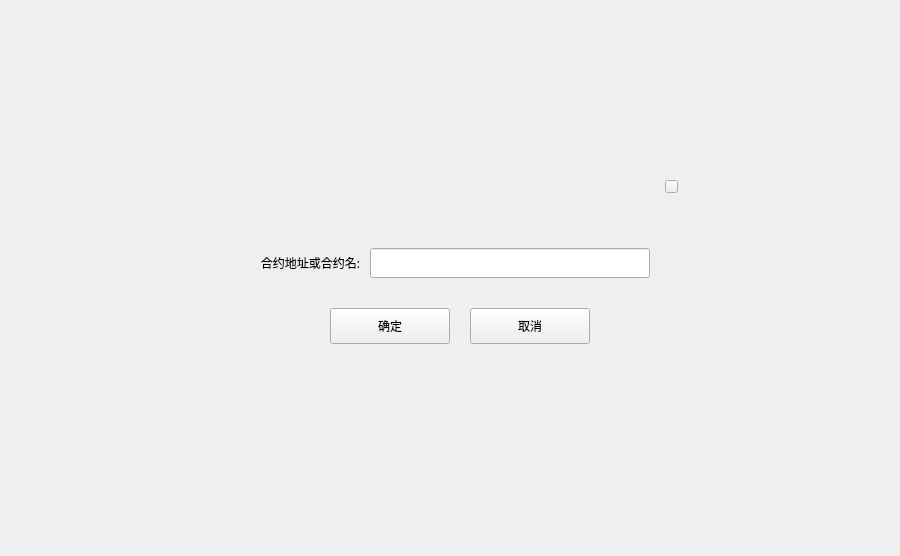
<?xml version="1.0" encoding="UTF-8"?>
<ui version="4.0">
 <class>AddTokenDialog</class>
 <widget class="QDialog" name="AddTokenDialog">
  <property name="geometry">
   <rect>
    <x>0</x>
    <y>0</y>
    <width>900</width>
    <height>556</height>
   </rect>
  </property>
  <property name="windowTitle">
   <string>Dialog</string>
  </property>
  <widget class="QWidget" name="widget" native="true">
   <property name="geometry">
    <rect>
     <x>0</x>
     <y>0</y>
     <width>900</width>
     <height>556</height>
    </rect>
   </property>
   <widget class="QWidget" name="containerWidget" native="true">
    <property name="geometry">
     <rect>
      <x>210</x>
      <y>168</y>
      <width>480</width>
      <height>220</height>
     </rect>
    </property>
    <property name="font">
     <font>
      <family>微软雅黑</family>
     </font>
    </property>
    <widget class="QLabel" name="label">
     <property name="geometry">
      <rect>
       <x>30</x>
       <y>80</y>
       <width>120</width>
       <height>30</height>
      </rect>
     </property>
     <property name="text">
      <string>合约地址或合约名:</string>
     </property>
     <property name="alignment">
      <set>Qt::AlignRight|Qt::AlignTrailing|Qt::AlignVCenter</set>
     </property>
     <property name="wordWrap">
      <bool>true</bool>
     </property>
    </widget>
    <widget class="QLineEdit" name="contractAddressLineEdit">
     <property name="geometry">
      <rect>
       <x>160</x>
       <y>80</y>
       <width>280</width>
       <height>30</height>
      </rect>
     </property>
    </widget>
    <widget class="QToolButton" name="cancelBtn">
     <property name="geometry">
      <rect>
       <x>260</x>
       <y>140</y>
       <width>120</width>
       <height>36</height>
      </rect>
     </property>
     <property name="font">
      <font>
       <family>微软雅黑</family>
      </font>
     </property>
     <property name="cursor">
      <cursorShape>PointingHandCursor</cursorShape>
     </property>
     <property name="focusPolicy">
      <enum>Qt::NoFocus</enum>
     </property>
     <property name="styleSheet">
      <string notr="true"/>
     </property>
     <property name="text">
      <string>取消</string>
     </property>
    </widget>
    <widget class="QToolButton" name="okBtn">
     <property name="geometry">
      <rect>
       <x>120</x>
       <y>140</y>
       <width>120</width>
       <height>36</height>
      </rect>
     </property>
     <property name="font">
      <font>
       <family>微软雅黑</family>
      </font>
     </property>
     <property name="cursor">
      <cursorShape>PointingHandCursor</cursorShape>
     </property>
     <property name="focusPolicy">
      <enum>Qt::NoFocus</enum>
     </property>
     <property name="styleSheet">
      <string notr="true"/>
     </property>
     <property name="text">
      <string>确定</string>
     </property>
    </widget>
    <widget class="QToolButton" name="closeBtn">
     <property name="geometry">
      <rect>
       <x>455</x>
       <y>12</y>
       <width>13</width>
       <height>13</height>
      </rect>
     </property>
     <property name="cursor">
      <cursorShape>PointingHandCursor</cursorShape>
     </property>
     <property name="focusPolicy">
      <enum>Qt::NoFocus</enum>
     </property>
     <property name="styleSheet">
      <string notr="true"/>
     </property>
     <property name="text">
      <string/>
     </property>
    </widget>
   </widget>
  </widget>
 </widget>
 <resources/>
 <connections/>
</ui>
